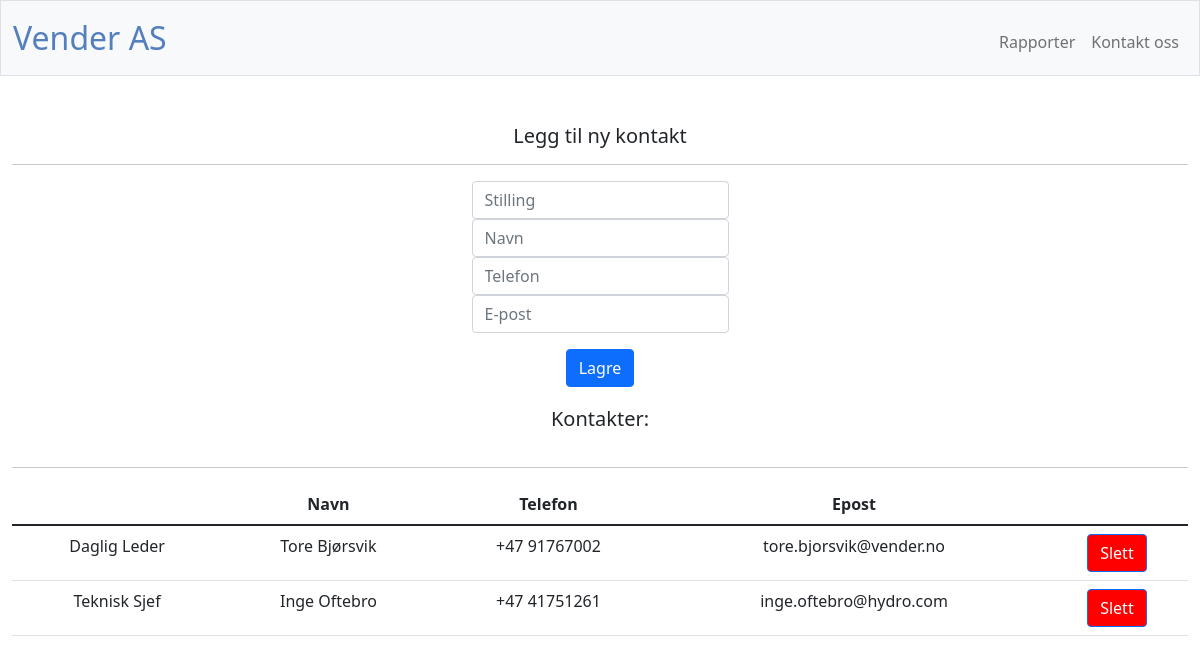
Page /rediger_kontakter (signed in) on the committed database.
### tables this page shows
CREATE TABLE kontakt (id INTEGER PRIMARY KEY AUTOINCREMENT NOT NULL, stilling TEXT NOT NULL, navn TEXT NOT NULL, telefon TEXT NOT NULL, epost TEXT NOT NULL);

### 5.py (the view)
@app.route("/rediger_kontakter")
@login_required
def rediger_kontakter():
    contacts = db.execute("SELECT * FROM kontakt")
    return render_template("rediger_kontakter.html", contacts=contacts)

### 5.py (called while the page is built)
@app.after_request
def after_request(response):
    response.headers["Cache-Control"] = "no-cache, no-store, must-revalidate"
    response.headers["Expires"] = 0
    response.headers["Pragma"] = "no-cache"
    return response

### helpers.py (called while the page is built)
def login_required(f):
    @wraps(f)
    def decorated_function(*args, **kwargs):
        if session.get("user_id") is None:
            return redirect("/login")
        return f(*args, **kwargs)
    return decorated_function

### templates/rediger_kontakter.html (shortened to what this page needs)
{% extends "layout.html" %}
{% block main %}
    <h5>Legg til ny kontakt</h5>
    <hr>
    <form action="{{ url_for('leggtil_kontakt') }}" method="post">
        <div class="mb-3">
            <input autocomplete="off" autofocus class="form-control mx-auto w-auto" id="stilling" name="stilling" placeholder="Stilling" type="text" required>
            <input autocomplete="off" autofocus class="form-control mx-auto w-auto" id="navn" name="navn" placeholder="Navn" type="text" required>
            <input autocomplete="off" autofocus class="form-control mx-auto w-auto" id="telefon" name="telefon" placeholder="Telefon" type="text" required>
            <input autocomplete="off" autofocus class="form-control mx-auto w-auto" id="epost" name="epost" placeholder="E-post" type="text" required>
        </div>
        <button class="btn btn-primary" type="submit">Lagre</button>
    </form>
    <h5 style="padding: 20px;">Kontakter:</h5>
    <hr>
    <table class="table">
        <thead>
            <th></th>
            <th>Navn</th>
            <th>Telefon</th>
            <th>Epost</th>
            <th></th>
        </thead>
        <tbody>
            {% for contacts in contacts %}
            <tr>
                <td>{{ contacts.stilling }}</td>
                <td>{{ contacts.navn }}</td>
                <td>{{ contacts.telefon }}</td>
                <td>{{ contacts.epost }}</td>
                <td>
                    <form action="{{ url_for('slett_kontakt') }}" method="post">
                        <button class="btn btn-primary" type="submit" style="background-color:red ">Slett</button></td>
            </tr>
            {% endfor %}
        </tbody>
{% endblock %}

### templates/layout.html (shortened to what this page needs)
<!DOCTYPE html>
<html lang="no">
    <head>
        <link href="https://cdn.jsdelivr.net/npm/bootstrap@5.1.3/dist/css/bootstrap.min.css" rel="stylesheet">
        <link href="/static/styles.css" rel="stylesheet">
    </head>
    <body>
        <nav class="bg-light border navbar navbar-expand-md navbar-light">
            <div class="container-fluid">
                <a class="navbar-brand" href="/"><span class="blue"><span class="black">Vender AS</span></a>
                <div class="collapse navbar-collapse" id="navbar">
                        <ul class="navbar-nav ms-auto mt-2">
                            <li class="nav-item"><a class="nav-link" href="/redegjorelse">Rapporter</a></li>
                            <li class="nav-item"><a class="nav-link" href="/kontakt">Kontakt oss</a></li>
                        </ul>
                </div>
            </div>
        </nav>
        <main class="container-fluid py-5 text-center">
            {% block main %}{% endblock %}
        </main>
    </body>
</html>

### static/styles.css (style rules this page uses)
nav .navbar-brand { font-size: xx-large; }
nav .navbar-brand .blue { color: #537fbe; }

### rows in the picture
kontakt: stilling "Daglig Leder", navn "Tore Bjørsvik", telefon "+47 91767002", epost "tore.bjorsvik@vender.no"
kontakt: stilling "Teknisk Sjef", navn "Inge Oftebro", telefon "+47 41751261", epost "inge.oftebro@hydro.com"
